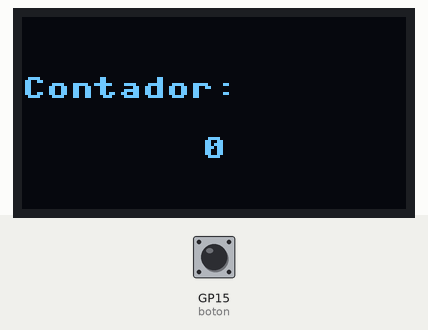
This program was run on a simulated Raspberry Pi Pico running MicroPython. Parts: 128×64 one-colour display. The test bench sets the inputs (shaded band); at power-on: GP15 (boton) HIGH. What the program prints to the serial console is not drawn.

Above: at 1.2 s.
1.3 s: GP15 (boton) pulled LOW for 0.15 s
At 2.2 s:
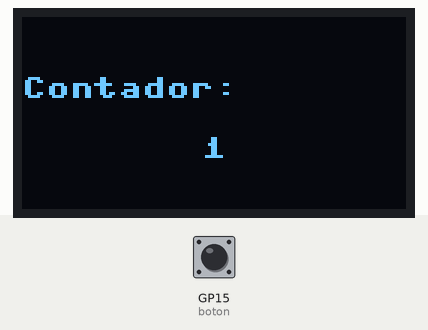
2.9 s: GP15 (boton) pulled LOW for 1 s
At 3.4 s:
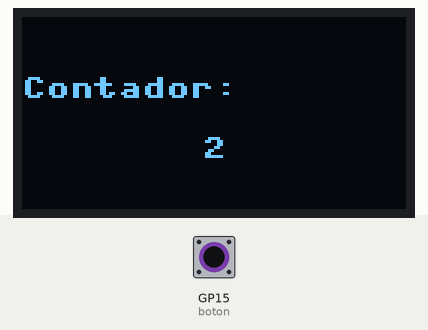
5.4 s: GP15 (boton) pulled LOW for 0.15 s
7.0 s: GP15 (boton) pulled LOW for 1 s
At 7.7 s:
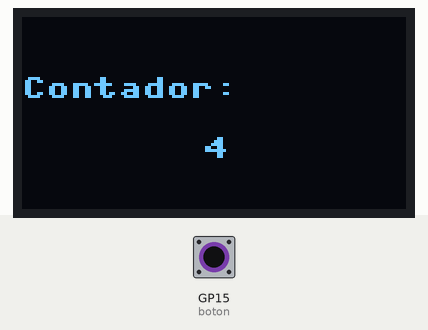
Timing chart, 0 to 10.0 s (numbered marks = the images above; inputs shaded):
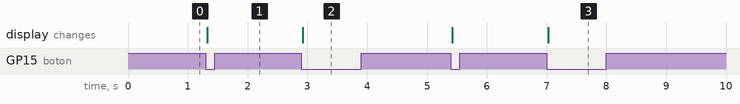

Measured:
- after the input at 1.3 s, the display: changes at once (image 1)
- after the input at 2.9 s, the display: changes at once (image 2)
- after the input at 7.0 s, the display: changes at once (image 3)

The program:

Main.py
```python
# ================================================================
# Lenguajes de Interfaz - TECNM Campus ITT
# Descripción: Incrementa un contador mostrado en pantalla OLED SSD1306
#              usando un botón conectado a la Raspberry Pi Pico W.
# Nombre: Ernesto Torres Pineda 22211665
# Fecha: 21/05/2025
# ================================================================

from machine import Pin, I2C
import ssd1306
import time

# Configurar I2C (ajusta los pines según tu conexión)
i2c = I2C(1, scl=Pin(27), sda=Pin(26))
print(i2c.scan())

# Inicializar la pantalla OLED (128x64)
oled = ssd1306.SSD1306_I2C(128, 64, i2c)

# Configurar botón en GP15 (usa pull-up interno)
boton = Pin(15, Pin.IN, Pin.PULL_UP)

# Inicializar contador en cero
contador = 0
ultimo_estado = 1  # Estado anterior del botón

# Función para mostrar el contador
def mostrar_contador(valor):
    oled.fill(0)
    oled.text("Contador:", 0, 20)
    oled.text(str(valor), 60, 40)
    oled.show()

# Mostrar "0" al inicio
mostrar_contador(contador)

# Bucle principal
while True:
    estado = boton.value()
    if estado == 0 and ultimo_estado == 1:  # Flanco de bajada (botón presionado)
        contador += 1
        mostrar_contador(contador)
        time.sleep_ms(200)  # Anti-rebote
    ultimo_estado = estado
```
